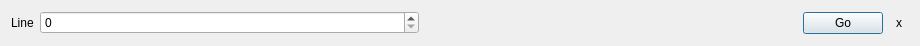
<?xml version="1.0" encoding="UTF-8"?>
<ui version="4.0">
 <class>gotoLineForm</class>
 <widget class="QWidget" name="gotoLineForm">
  <property name="geometry">
   <rect>
    <x>0</x>
    <y>0</y>
    <width>920</width>
    <height>46</height>
   </rect>
  </property>
  <property name="sizePolicy">
   <sizepolicy hsizetype="Preferred" vsizetype="Maximum">
    <horstretch>0</horstretch>
    <verstretch>0</verstretch>
   </sizepolicy>
  </property>
  <property name="windowTitle">
   <string>Form</string>
  </property>
  <layout class="QHBoxLayout" name="horizontalLayout">
   <item>
    <widget class="QLabel" name="lineLabel">
     <property name="text">
      <string>Line</string>
     </property>
    </widget>
   </item>
   <item>
    <widget class="QSpinBox" name="numberSpinBox">
     <property name="sizePolicy">
      <sizepolicy hsizetype="Expanding" vsizetype="Fixed">
       <horstretch>0</horstretch>
       <verstretch>0</verstretch>
      </sizepolicy>
     </property>
    </widget>
   </item>
   <item>
    <spacer name="horizontalSpacer">
     <property name="orientation">
      <enum>Qt::Orientation::Horizontal</enum>
     </property>
     <property name="sizeHint" stdset="0">
      <size>
       <width>40</width>
       <height>20</height>
      </size>
     </property>
    </spacer>
   </item>
   <item>
    <widget class="QPushButton" name="gotoLineButton">
     <property name="text">
      <string>Go</string>
     </property>
     <property name="icon">
      <iconset theme="QIcon::ThemeIcon::GoNext"/>
     </property>
     <property name="default">
      <bool>true</bool>
     </property>
    </widget>
   </item>
   <item>
    <widget class="QToolButton" name="closeButton">
     <property name="cursor">
      <cursorShape>PointingHandCursor</cursorShape>
     </property>
     <property name="toolTip">
      <string>Hide the goto line widget</string>
     </property>
     <property name="text">
      <string>x</string>
     </property>
     <property name="autoRaise">
      <bool>true</bool>
     </property>
    </widget>
   </item>
  </layout>
 </widget>
 <resources/>
 <connections/>
</ui>
